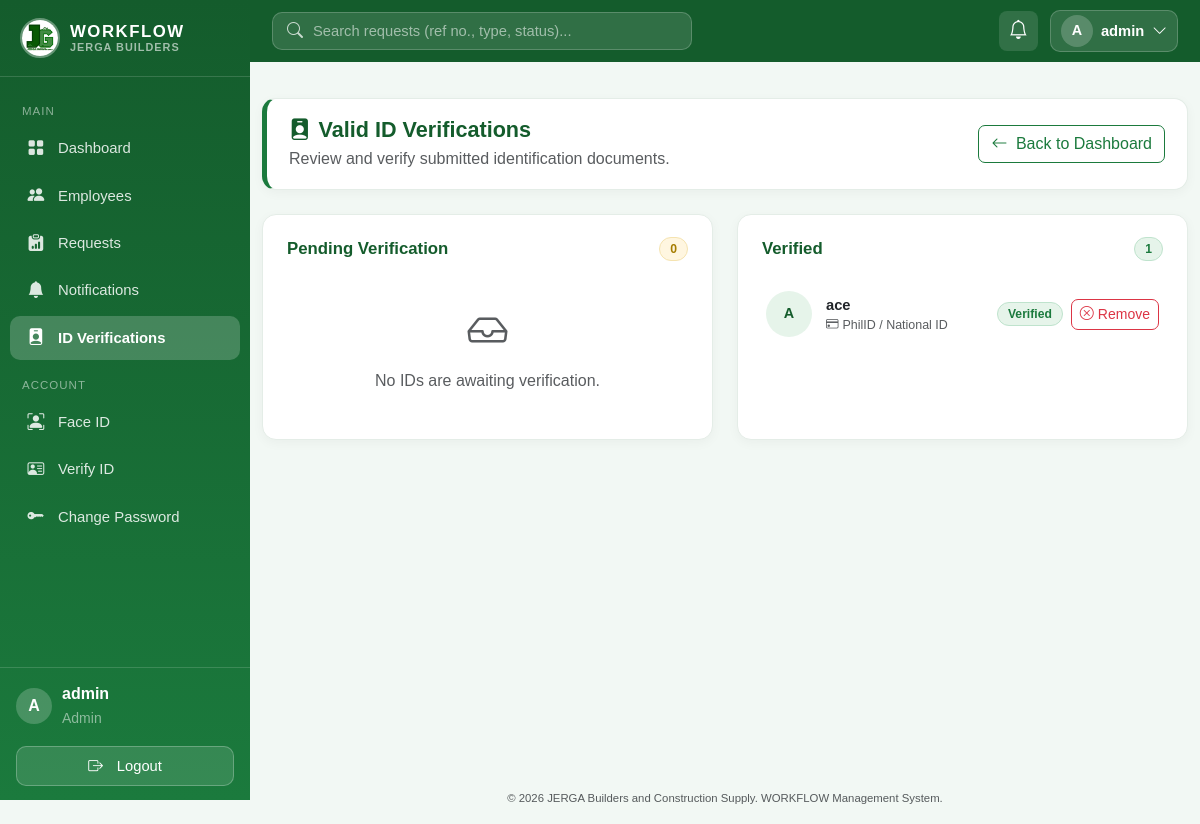
The app's page /biometrics/admin/verifications (signed in) with its own data.
### models/user.py (models this page shows, shortened)
class User(UserMixin, db.Model):
    __tablename__ = "users"
    id = db.Column(db.Integer, primary_key=True)
    username = db.Column(db.String(80), unique=True, nullable=False)
    email = db.Column(db.String(120), unique=True, nullable=False)
    password_hash = db.Column(db.String(255), nullable=False)
    role = db.Column(db.String(20), nullable=False, default="employee")  # "admin" | "hr" | "employee"
    is_active = db.Column(db.Boolean, default=True, nullable=False)
    created_at = db.Column(db.DateTime, default=db.func.now())
    employee_id = db.Column(db.Integer, db.ForeignKey("employees.id"), unique=True, nullable=True)
    employee = db.relationship("Employee", back_populates="user")
    submitted_requests = db.relationship(
        "EmployeeRequest", foreign_keys="EmployeeRequest.submitted_by_id", back_populates="submitted_by"
    )
    reviewed_requests = db.relationship(
        "EmployeeRequest", foreign_keys="EmployeeRequest.reviewed_by_id", back_populates="reviewed_by"
    )
    notifications = db.relationship(
        "Notification", back_populates="user", lazy=True, cascade="all, delete-orphan"
    )
    face_encoding = db.Column(db.Text, nullable=True)
    face_enrolled_at = db.Column(db.DateTime, nullable=True)
    face_photo = db.Column(db.String(255), nullable=True)
    reset_code = db.Column(db.String(6), nullable=True)
    reset_code_expires = db.Column(db.DateTime, nullable=True)
    id_document = db.Column(db.String(255), nullable=True)          # uploaded file name
    id_document_type = db.Column(db.String(50), nullable=True)
    id_verified = db.Column(db.Boolean, default=False, nullable=False)
    id_verified_by_id = db.Column(db.Integer, db.ForeignKey("users.id"), nullable=True)

### routes/biometrics.py (the view)
@biometrics_bp.route("/admin/verifications")
@login_required
def admin_verifications():
    if not admin_required():
        return redirect(url_for("auth.dashboard"))
    filters = [User.id_document.isnot(None)]
    pending = User.query.filter(*filters, User.id_verified.is_(False)).order_by(User.username.asc()).all()
    verified = User.query.filter(*filters, User.id_verified.is_(True)).order_by(User.username.asc()).all()
    return render_template(
        "biometrics/admin_verifications.html", pending=pending, verified=verified
    )

### models/user.py (called while the page is built)
@login_manager.user_loader
def load_user(user_id):
    return db.session.get(User, int(user_id))

### routes/biometrics.py (called while the page is built)
def admin_required():
    if current_user.role != "admin":
        flash("Only administrators can access this page.", "danger")
        return False
    return True

### templates/biometrics/admin_verifications.html (shortened to what this page needs)
{% extends "base.html" %}
{% block content %}
<div class="container-fluid py-3">
    <div class="admin-page-header mb-4">
        <div class="d-flex justify-content-between align-items-center flex-wrap gap-2">
            <div>
                <h2 class="admin-page-title mb-1">
                    <i class="bi bi-person-badge-fill me-2"></i>Valid ID Verifications
                </h2>
                <p class="text-muted mb-0">
                    Review and verify submitted identification documents.
                </p>
            </div>
            <a href="{{ url_for('auth.dashboard') }}" class="btn btn-outline-success">
                <i class="bi bi-arrow-left me-1"></i> Back to Dashboard
            </a>
        </div>
    </div>
    <div class="row g-4">
        <div class="col-lg-6">
            <div class="card panel-card h-100">
                <div class="card-body">
                    <div class="d-flex align-items-center justify-content-between mb-3">
                        <h5 class="panel-title mb-0">Pending Verification</h5>
                        <span class="badge status-badge status-pending">{{ pending|length }}</span>
                    </div>
                    {% if pending %}
                    <div class="verification-list">
                        {% for user in pending %}
                        <div class="verification-item {% if not loop.last %}bordered{% endif %}">
                            <img src="{{ url_for('biometrics.id_image', user_id=user.id) }}"
                                alt="ID document" class="verification-thumb">
                            <div class="verification-info">
                                <div class="fw-semibold">{{ user.username }}</div>
                                <small class="text-muted d-block">
                                    <i class="bi bi-credit-card me-1"></i>{{ user.id_document_type }}
                                </small>
                                <small class="text-muted d-block">
                                    <i class="bi bi-envelope me-1"></i>{{ user.email }}
                                </small>
                            </div>
                            <div class="verification-actions">
                                <a href="{{ url_for('biometrics.id_image', user_id=user.id) }}"
                                class="btn btn-sm btn-outline-success" target="_blank">
                                    <i class="bi bi-zoom-in"></i>
                                </a>
                                <form method="POST"
                                    action="{{ url_for('biometrics.admin_verify', user_id=user.id) }}"
                                    data-confirm="Verify the ID for {{ user.username }}?">
                                    <input type="hidden" name="csrf_token" value="{{ csrf_token() }}">
                                    <button type="submit" class="btn btn-sm btn-success">
                                        <i class="bi bi-check2 me-1"></i>Verify
                                    </button>
                                </form>
                            </div>
                        </div>
                        {% endfor %}
                    </div>
                    {% else %}
                    <div class="text-center py-4">
                        <i class="bi bi-inbox fs-1 text-muted d-block mb-2"></i>
                        <p class="text-muted mb-0">No IDs are awaiting verification.</p>
                    </div>
                    {% endif %}
                </div>
            </div>
        </div>
        <div class="col-lg-6">
            <div class="card panel-card h-100">
                <div class="card-body">
                    <div class="d-flex align-items-center justify-content-between mb-3">
                        <h5 class="panel-title mb-0">Verified</h5>
                        <span class="badge status-badge status-approved">{{ verified|length }}</span>
                    </div>
                    {% if verified %}
                    <div class="verification-list">
                        {% for user in verified %}
                        <div class="verification-item {% if not loop.last %}bordered{% endif %}">
                            <div class="avatar avatar-sm verification-avatar">
                                {{ user.username|first|upper }}
                            </div>
                            <div class="verification-info">
                                <div class="fw-semibold">{{ user.username }}</div>
                                <small class="text-muted d-block">
                                    <i class="bi bi-credit-card me-1"></i>{{ user.id_document_type or "N/A" }}
                                </small>
                            </div>
                            <div class="verification-actions">
                                <span class="badge status-badge status-approved">Verified</span>
                                <form method="POST"
                                      action="{{ url_for('biometrics.admin_unverify', user_id=user.id) }}"
                                      data-confirm="Remove verification for {{ user.username }}?">
                                    <button type="submit" class="btn btn-sm btn-outline-danger">
                                        <i class="bi bi-x-circle me-1"></i>Remove
                                    </button>
                                </form>
                            </div>
                        </div>
                        {% endfor %}
                    </div>
                    {% else %}
                    <div class="text-center py-4">
                        <i class="bi bi-patch-check fs-1 text-muted d-block mb-2"></i>
                        <p class="text-muted mb-0">No verified IDs yet.</p>
                    </div>
                    {% endif %}
                </div>
            </div>
        </div>
    </div>
</div>
{% endblock %}

### templates/base.html (shortened to what this page needs)
<!doctype html>
<html lang="en">
<head>
    <link
    rel="stylesheet"
    href="{{ url_for('static', filename='vendor/bootstrap.min.css') }}"
    />
    <link
    rel="stylesheet"
    href="{{ url_for('static', filename='vendor/bootstrap-icons.min.css') }}"
    />
    <link
    rel="stylesheet"
    href="{{ url_for('static', filename='css/style.css') }}"
    />
</head>
<body class="{% if current_user.is_authenticated %}with-sidebar{% endif %}">
    {% if current_user.is_authenticated %}
    <aside class="sidebar" id="sidebar">
    <div class="sidebar-brand">
        <img
        src="{{ url_for('static', filename='img/JERGA.jpg') }}"
        alt="JERGA WORKFLOW logo"
        class="sidebar-logo"
        width="40"
        height="40"
        />
        <div class="sidebar-brand-text">
        <span class="brand-name">WORKFLOW</span>
        <small>JERGA Builders</small>
        </div>
    </div>
    <nav class="sidebar-nav">
        <div class="sidebar-section">Main</div>
        <a
        href="{{ url_for('auth.dashboard') }}"
        class="sidebar-link {% if request.endpoint == 'auth.dashboard' %}active{% endif %}"
        >
        <i class="bi bi-grid-fill sb-icon"></i> Dashboard
        </a>
        {% if current_user.role in ["admin", "hr"] %}
        <a
        href="{{ url_for('employees.list_employees') }}"
        class="sidebar-link {% if request.endpoint and request.endpoint.startswith('employees') %}active{% endif %}"
        >
        <i class="bi bi-people-fill sb-icon"></i> Employees
        </a>
        {% endif %}
        <a
        href="{{ url_for('requests.list_requests') }}"
        class="sidebar-link {% if request.endpoint and request.endpoint.startswith('requests') %}active{% endif %}"
        >
        <i class="bi bi-clipboard-data-fill sb-icon"></i> Requests
        </a>
        <a
          href="{{ url_for('notifications.list_notifications') }}"
          class="sidebar-link {% if request.endpoint and request.endpoint.startswith('notifications') %}active{% endif %}"
        >
          <i class="bi bi-bell-fill sb-icon"></i> Notifications
        </a>
        {% if current_user.role == "admin" %}
        <a
          href="{{ url_for('biometrics.admin_verifications') }}"
          class="sidebar-link {% if request.endpoint == 'biometrics.admin_verifications' %}active{% endif %}"
        >
          <i class="bi bi-person-badge-fill sb-icon"></i> ID Verifications
        </a>
        {% endif %}
        <div class="sidebar-section">Account</div>
        <a
          href="{{ url_for('biometrics.enroll') }}"
          class="sidebar-link {% if request.endpoint == 'biometrics.enroll' %}active{% endif %}"
          title="Face ID settings"
        >
          <i class="bi bi-person-bounding-box sb-icon"></i> Face ID
        </a>
        <a
          href="{{ url_for('biometrics.verify_id') }}"
          class="sidebar-link {% if request.endpoint == 'biometrics.verify_id' %}active{% endif %}"
          title="Valid ID verification"
        >
          <i class="bi bi-person-vcard sb-icon"></i>
          {% if current_user.id_verified %} ID Verified {% elif
          current_user.id_document %} ID Pending {% else %} Verify ID {% endif
          %}
        </a>
        <a
          href="{{ url_for('account.change_password') }}"
          class="sidebar-link {% if request.endpoint == 'account.change_password' %}active{% endif %}"
          title="Change password"
        >
          <i class="bi bi-key-fill sb-icon"></i> Change Password
        </a>
      </nav>
      <div class="sidebar-footer">
        <div class="sidebar-user">
          <div class="avatar">{{ current_user.username|first|upper }}</div>
          <div class="sidebar-user-info">
            <div class="fw-semibold">{{ current_user.username }}</div>
            <small class="text-white-50">{{ current_user.role|title }}</small>
          </div>
        </div>
        <a
          href="{{ url_for('auth.logout') }}"
          class="sidebar-logout w-100 mt-3"
          type="button"
        >
          <i class="bi bi-box-arrow-right me-2"></i>Logout
        </a>
      </div>
    </aside>
    <header class="topbar">
      <form
        class="topbar-search"
        method="GET"
        action="{{ url_for('requests.list_requests') }}"
        role="search"
      >
        <i class="bi bi-search"></i>
        <input
          type="search"
          name="q"
          value="{{ request.args.get('q', '') }}"
          placeholder="Search requests (ref no., type, status)..."
          aria-label="Search requests"
        />
      </form>
      <div class="topbar-actions">
        <a
          href="{{ url_for('notifications.list_notifications') }}"
          class="topbar-bell"
          title="Notifications"
        >
          <i class="bi bi-bell"></i>
        </a>
        <div class="dropdown">
          <button
            class="topbar-profile"
            type="button"
            data-bs-toggle="dropdown"
            data-bs-display="static"
            aria-expanded="false"
          >
            <span class="avatar avatar-sm"
              >{{ current_user.username|first|upper }}</span
            >
            <span class="topbar-name d-none d-sm-inline"
              >{{ current_user.username }}</span
            >
            <i class="bi bi-chevron-down d-none d-sm-inline"></i>
          </button>
        </div>
      </div>
    </header>
    {% endif %}
    <main class="app-main">
       {% block content %}{% endblock %}
    </main>
    <footer class="text-center py-3 text-muted app-footer">
      <small>
        &copy; 2026 JERGA Builders and Construction Supply. WORKFLOW Management
        System.
      </small>
    </footer>
  </body>
</html>

### records on screen
User: username|first "A", username "admin", role "Admin"
User: username|first "A", username "ace", id_document_type "PhilID / National ID"

### other values on screen
{{ pending|length }} "0"
{{ verified|length }} "1"
